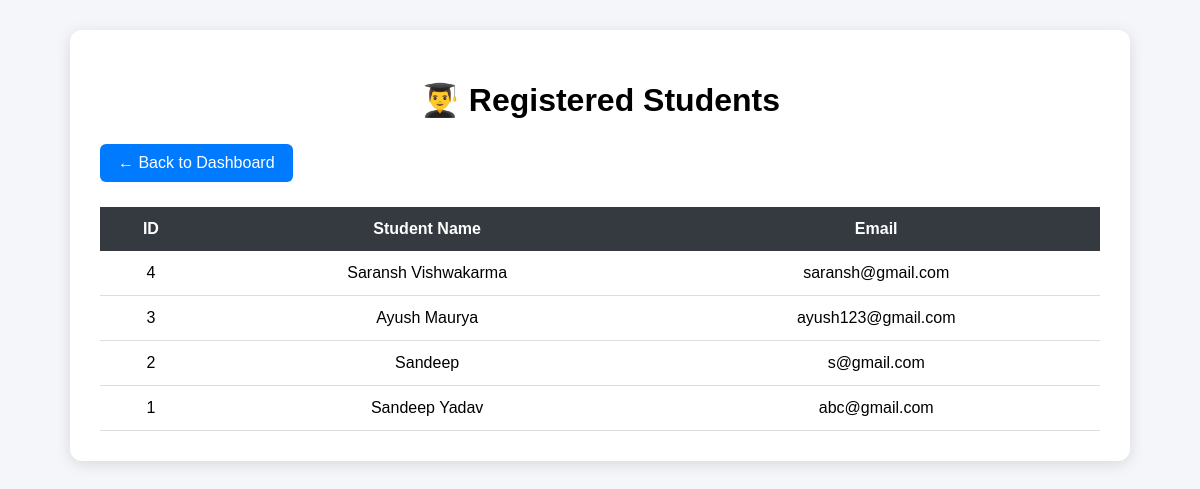
/admin/view_students.php (signed in), run on the app's committed database.
### tables this page shows
CREATE TABLE `students` (
  `id` int(11) NOT NULL,
  `name` varchar(100) NOT NULL,
  `email` varchar(100) NOT NULL,
  `password` varchar(255) NOT NULL
);

### admin/view_students.php (the view, shortened to what this page needs)
<?php
require_once "../config/database.php";
$sql = "SELECT id, name, email
        FROM students
        ORDER BY id DESC";
$result = $conn->query($sql);
?>
<!DOCTYPE html>
<html lang="en">
<head>
</head>
<body>
<div class="container">
    <h1>👨‍🎓 Registered Students</h1>
    <a href="dashboard.php" class="back-btn">
        ← Back to Dashboard
    </a>
    <?php if ($result->num_rows > 0) { ?>
        <table>
            <tr>
                <th>ID</th>
                <th>Student Name</th>
                <th>Email</th>
            </tr>
            <?php while ($student = $result->fetch_assoc()) { ?>
                <tr>
                    <td>
                        <?php echo (int)$student["id"]; ?>
                    </td>
                    <td>
                        <?php
                        echo htmlspecialchars(
                            $student["name"]
                        );
                        ?>
                    </td>
                    <td>
                        <?php
                        echo htmlspecialchars(
                            $student["email"]
                        );
                        ?>
                    </td>
                </tr>
            <?php } ?>
        </table>
    <?php } else { ?>
        <div class="no-student">
            No students registered yet.
        </div>
    <?php } ?>
</div>
</body>
</html>

### admin/view_students.php (style rules this page uses)
body { font-family: Arial, sans-serif; background: #f4f6f9; margin: 0; padding: 30px; }
.container { width: 90%; max-width: 1000px; margin: auto; background: white; padding: 30px; border-radius: 12px; box-shadow: 0 3px 15px rgba(0,0,0,0.12); }
h1 { text-align: center; margin-bottom: 25px; }
.back-btn { display: inline-block; margin-bottom: 25px; padding: 10px 18px; background: #007bff; color: white; text-decoration: none; border-radius: 6px; }
table { width: 100%; border-collapse: collapse; }
th { background: #343a40; color: white; padding: 13px; }
td { padding: 13px; text-align: center; border-bottom: 1px solid #ddd; }

### data on the page
students: id "4", name "Saransh Vishwakarma", email "saransh@gmail.com"
students: id "3", name "Ayush Maurya", email "ayush123@gmail.com"
students: id "2", name "Sandeep", email "s@gmail.com"
students: id "1", name "Sandeep Yadav", email "abc@gmail.com"
